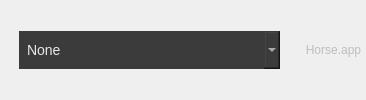
     <widget class="QWidget" name="deviceBar" native="true">
      <layout class="QHBoxLayout" name="horizontalLayout_4">
       <property name="spacing">
        <number>1</number>
       </property>
       <property name="leftMargin">
        <number>0</number>
       </property>
       <property name="topMargin">
        <number>0</number>
       </property>
       <property name="rightMargin">
        <number>0</number>
       </property>
       <property name="bottomMargin">
        <number>0</number>
       </property>
       <item>
        <widget class="QWidget" name="horizontalWidget_2" native="true">
         <property name="minimumSize">
          <size>
           <width>300</width>
           <height>0</height>
          </size>
         </property>
         <layout class="QHBoxLayout" name="horizontalLayout_19">
          <property name="spacing">
           <number>1</number>
          </property>
          <property name="leftMargin">
           <number>0</number>
          </property>
          <property name="topMargin">
           <number>0</number>
          </property>
          <property name="rightMargin">
           <number>0</number>
          </property>
          <property name="bottomMargin">
           <number>0</number>
          </property>
          <item>
           <widget class="QWidget" name="horizontalWidget_3" native="true">
            <property name="sizePolicy">
             <sizepolicy hsizetype="Preferred" vsizetype="Preferred">
              <horstretch>0</horstretch>
              <verstretch>0</verstretch>
             </sizepolicy>
            </property>
            <layout class="QHBoxLayout" name="horizontalLayout_15">
             <property name="spacing">
              <number>0</number>
             </property>
             <property name="leftMargin">
              <number>0</number>
             </property>
             <property name="topMargin">
              <number>0</number>
             </property>
             <property name="rightMargin">
              <number>0</number>
             </property>
             <property name="bottomMargin">
              <number>0</number>
             </property>
             <item>
              <widget class="QToolButton" name="toolButton_6">
               <property name="enabled">
                <bool>false</bool>
               </property>
               <property name="styleSheet">
                <string notr="true">QToolButton {
	border-top-right-radius: 0px;
	border-bottom-right-radius: 0px;
}</string>
               </property>
               <property name="icon">
                <iconset resource="resources.qrc">
                 <normaloff>:/icon/phone.svg</normaloff>:/icon/phone.svg</iconset>
               </property>
              </widget>
             </item>
             <item>
              <widget class="QComboBox" name="devicePicker">
               <property name="styleSheet">
                <string notr="true">#devicePicker {
	background-color: #3b3b3b;
    border: none;
    color: #e8e8e8;
    font-size: 14px;
    min-height: 38px;
	min-width: 35px;
	padding-left: 8px;
}

#devicePicker::drop-down {
    image: url(:/icon/caret-down-fill.svg);
	icon-size: 16px;
    subcontrol-position: right center;
	margin-right: 8px;
}

#devicePicker QAbstractItemView {
	background-color: #3b3b3b;
    outline: none;
	margin-top: 1px;
}

#devicePicker QAbstractItemView::item {
	background-color: #3b3b3b;
	color: #e8e8e8;
	min-height: 38px;
    padding-left: 8px;
}

#devicePicker QAbstractItemView::item:hover {
    background-color: #535353;
    color: #ffffff;
}</string>
               </property>
               <property name="currentIndex">
                <number>-1</number>
               </property>
               <property name="placeholderText">
                <string>None</string>
               </property>
               <property name="duplicatesEnabled">
                <bool>true</bool>
               </property>
              </widget>
             </item>
            </layout>
           </widget>
          </item>
          <item>
           <widget class="QToolButton" name="refreshBtn">
            <property name="styleSheet">
             <string notr="true">QToolButton {
	border-radius: 0px;
}</string>
            </property>
            <property name="icon">
             <iconset resource="resources.qrc">
              <normaloff>:/icon/arrow-clockwise.svg</normaloff>:/icon/arrow-clockwise.svg</iconset>
            </property>
            <property name="checkable">
             <bool>false</bool>
            </property>
            <property name="toolButtonStyle">
             <enum>Qt::ToolButtonIconOnly</enum>
            </property>
            <property name="cls" stdset="0">
             <string>btn</string>
            </property>
           </widget>
          </item>
         </layout>
        </widget>
       </item>
       <item>
        <widget class="QToolButton" name="titleBar">
         <property name="enabled">
          <bool>false</bool>
         </property>
         <property name="sizePolicy">
          <sizepolicy hsizetype="Expanding" vsizetype="Fixed">
           <horstretch>0</horstretch>
           <verstretch>0</verstretch>
          </sizepolicy>
         </property>
         <property name="styleSheet">
          <string notr="true">QToolButton {
	border-top-left-radius: 0px;
	border-bottom-left-radius: 0px;
}</string>
         </property>
         <property name="text">
          <string>Horse.app</string>
         </property>
        </widget>
       </item>
      </layout>
     </widget>
